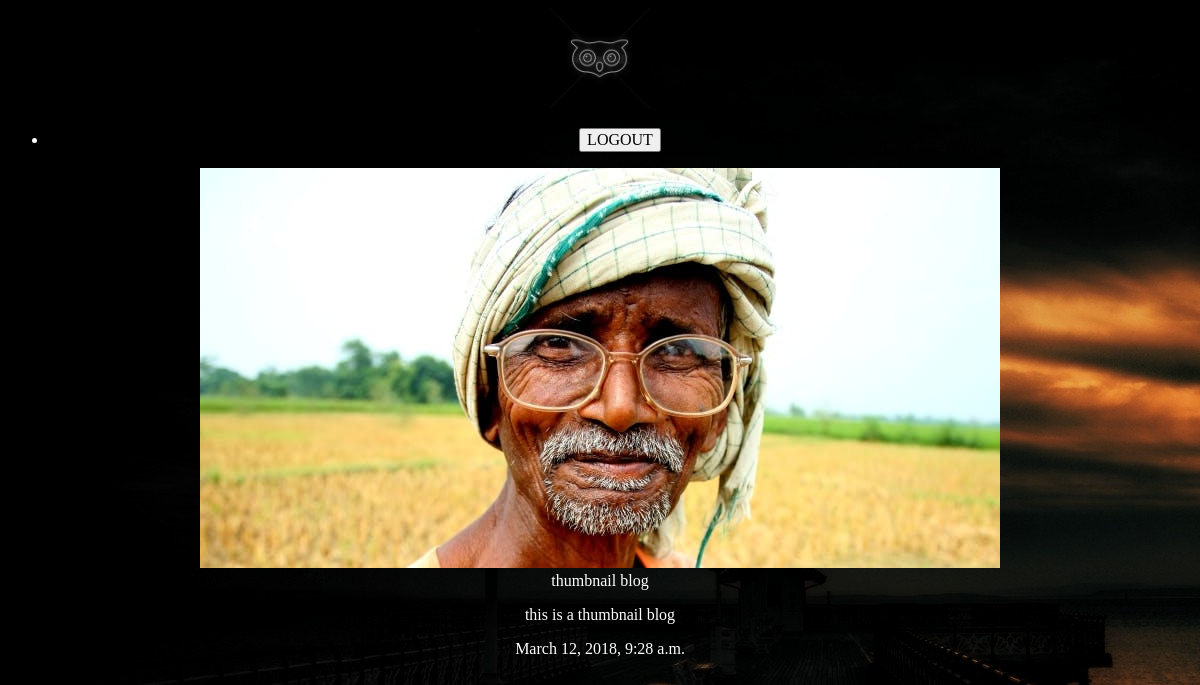
The app's page /articles/thumb_blog/ with its own data.
### articles/models.py (models this page shows, shortened)
class Article(models.Model):
    title=models.CharField(max_length=100)
    slug= models.SlugField()
    body= models.TextField()
    date=models.DateTimeField(auto_now_add=True)
    thumb = models.ImageField(default="deafault.jpg",blank=True)

### articles/views.py (the view)
# urls.py: url(r'^(?P<slug>[\w_]+)/$',views.article_details,name="detail"),
def article_details(request,slug):
    article = Article.objects.get(slug=slug)
    return render(request,'articles/article_details.html',{"article": article})

### articles/templates/articles/article_details.html
{% extends 'base_layout.html'%}
{% block content %}
<div class ="article_detail">
  <div class =" article">
    <img src="{{article.thumb.url}}">
    <h2>{{article.title}}</h2>
    <p>{{article.body}}</p>
    <p>{{article.date}}</p>
  </div>
</div>
{% endblock %}

### assets/styles.css (style rules this page uses)
body { background-color : #0f121f; background-image : url(dark.jpg); background-repeat-y: no-repeat; color: #fff; }
body * { font-family: "Apple Chancery", cursive ; text-align :center; font-size: medium; }
h1,h2,h3,h4,h5 { font-weight : normal; margin:0; }

### records on screen
Article: thumb (picture), title "thumbnail blog", body "this is a thumbnail blog", date "March 12, 2018, 9:28 a.m."
